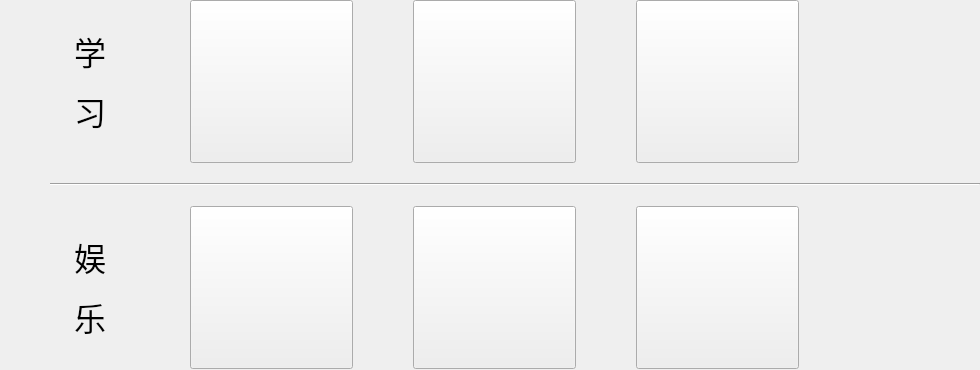
   <widget class="QWidget" name="widChose" native="true">
    <property name="geometry">
     <rect>
      <x>0</x>
      <y>170</y>
      <width>980</width>
      <height>370</height>
     </rect>
    </property>
    <property name="minimumSize">
     <size>
      <width>0</width>
      <height>370</height>
     </size>
    </property>
    <property name="maximumSize">
     <size>
      <width>16777215</width>
      <height>370</height>
     </size>
    </property>
    <layout class="QGridLayout" name="gridLayout">
     <property name="leftMargin">
      <number>50</number>
     </property>
     <property name="topMargin">
      <number>0</number>
     </property>
     <property name="rightMargin">
      <number>0</number>
     </property>
     <property name="bottomMargin">
      <number>0</number>
     </property>
     <property name="horizontalSpacing">
      <number>60</number>
     </property>
     <property name="verticalSpacing">
      <number>20</number>
     </property>
     <item row="4" column="1">
      <widget class="QPushButton" name="btnGames">
       <property name="minimumSize">
        <size>
         <width>163</width>
         <height>163</height>
        </size>
       </property>
       <property name="maximumSize">
        <size>
         <width>163</width>
         <height>163</height>
        </size>
       </property>
       <property name="cursor">
        <cursorShape>PointingHandCursor</cursorShape>
       </property>
       <property name="focusPolicy">
        <enum>Qt::NoFocus</enum>
       </property>
       <property name="text">
        <string/>
       </property>
      </widget>
     </item>
     <item row="4" column="2">
      <widget class="QPushButton" name="btnMusics">
       <property name="minimumSize">
        <size>
         <width>163</width>
         <height>163</height>
        </size>
       </property>
       <property name="maximumSize">
        <size>
         <width>163</width>
         <height>163</height>
        </size>
       </property>
       <property name="cursor">
        <cursorShape>PointingHandCursor</cursorShape>
       </property>
       <property name="focusPolicy">
        <enum>Qt::NoFocus</enum>
       </property>
       <property name="text">
        <string/>
       </property>
      </widget>
     </item>
     <item row="2" column="0">
      <widget class="QLabel" name="label_2">
       <property name="maximumSize">
        <size>
         <width>80</width>
         <height>16777215</height>
        </size>
       </property>
       <property name="font">
        <font>
         <family>楷体</family>
         <pointsize>24</pointsize>
         <weight>50</weight>
         <italic>false</italic>
         <bold>false</bold>
         <underline>false</underline>
         <strikeout>false</strikeout>
         <kerning>true</kerning>
        </font>
       </property>
       <property name="text">
        <string>&lt;html&gt;&lt;head/&gt;&lt;body&gt;&lt;p&gt;学&lt;/p&gt;&lt;p&gt;习&lt;/p&gt;&lt;/body&gt;&lt;/html&gt;</string>
       </property>
       <property name="alignment">
        <set>Qt::AlignCenter</set>
       </property>
      </widget>
     </item>
     <item row="2" column="2">
      <widget class="QPushButton" name="btnMath">
       <property name="minimumSize">
        <size>
         <width>163</width>
         <height>163</height>
        </size>
       </property>
       <property name="maximumSize">
        <size>
         <width>163</width>
         <height>163</height>
        </size>
       </property>
       <property name="cursor">
        <cursorShape>PointingHandCursor</cursorShape>
       </property>
       <property name="focusPolicy">
        <enum>Qt::NoFocus</enum>
       </property>
       <property name="text">
        <string/>
       </property>
      </widget>
     </item>
     <item row="3" column="0" colspan="5">
      <widget class="Line" name="line">
       <property name="autoFillBackground">
        <bool>false</bool>
       </property>
       <property name="frameShadow">
        <enum>QFrame::Sunken</enum>
       </property>
       <property name="lineWidth">
        <number>1</number>
       </property>
       <property name="midLineWidth">
        <number>0</number>
       </property>
       <property name="orientation">
        <enum>Qt::Horizontal</enum>
       </property>
      </widget>
     </item>
     <item row="4" column="0">
      <widget class="QLabel" name="label_3">
       <property name="maximumSize">
        <size>
         <width>80</width>
         <height>16777215</height>
        </size>
       </property>
       <property name="font">
        <font>
         <family>楷体</family>
         <pointsize>24</pointsize>
         <weight>50</weight>
         <italic>false</italic>
         <bold>false</bold>
         <underline>false</underline>
         <strikeout>false</strikeout>
         <kerning>true</kerning>
        </font>
       </property>
       <property name="text">
        <string>&lt;html&gt;&lt;head/&gt;&lt;body&gt;&lt;p&gt;娱&lt;/p&gt;&lt;p&gt;乐&lt;/p&gt;&lt;/body&gt;&lt;/html&gt;</string>
       </property>
       <property name="alignment">
        <set>Qt::AlignCenter</set>
       </property>
      </widget>
     </item>
     <item row="2" column="3">
      <widget class="QPushButton" name="btnEn">
       <property name="minimumSize">
        <size>
         <width>163</width>
         <height>163</height>
        </size>
       </property>
       <property name="maximumSize">
        <size>
         <width>163</width>
         <height>163</height>
        </size>
       </property>
       <property name="cursor">
        <cursorShape>PointingHandCursor</cursorShape>
       </property>
       <property name="focusPolicy">
        <enum>Qt::NoFocus</enum>
       </property>
       <property name="styleSheet">
        <string notr="true">qradialgradient:(spread:pad, cx:0.5, cy:0.5, radius:0.5, fx:0.5, fy:0.5, stop:0 rgba(0, 0, 0, 255), stop:0.19397 rgba(0, 0, 0, 255), stop:0.202312 rgba(122, 97, 0, 255), stop:0.495514 rgba(76, 58, 0, 255), stop:0.504819 rgba(255, 255, 255, 255), stop:0.79 rgba(255, 255, 255, 255), stop:1 rgba(255, 158, 158, 255))</string>
       </property>
       <property name="text">
        <string/>
       </property>
      </widget>
     </item>
     <item row="2" column="1">
      <widget class="QPushButton" name="btnCn">
       <property name="minimumSize">
        <size>
         <width>163</width>
         <height>163</height>
        </size>
       </property>
       <property name="maximumSize">
        <size>
         <width>163</width>
         <height>163</height>
        </size>
       </property>
       <property name="cursor">
        <cursorShape>PointingHandCursor</cursorShape>
       </property>
       <property name="focusPolicy">
        <enum>Qt::NoFocus</enum>
       </property>
       <property name="styleSheet">
        <string notr="true"/>
       </property>
       <property name="text">
        <string/>
       </property>
      </widget>
     </item>
     <item row="4" column="3">
      <widget class="QWidget" name="widget" native="true">
       <property name="minimumSize">
        <size>
         <width>163</width>
         <height>163</height>
        </size>
       </property>
       <property name="maximumSize">
        <size>
         <width>163</width>
         <height>163</height>
        </size>
       </property>
       <widget class="QLabel" name="labMovies">
        <property name="geometry">
         <rect>
          <x>0</x>
          <y>0</y>
          <width>163</width>
          <height>163</height>
         </rect>
        </property>
        <property name="text">
         <string/>
        </property>
       </widget>
       <widget class="QPushButton" name="btnMovies">
        <property name="geometry">
         <rect>
          <x>0</x>
          <y>0</y>
          <width>163</width>
          <height>163</height>
         </rect>
        </property>
        <property name="minimumSize">
         <size>
          <width>163</width>
          <height>163</height>
         </size>
        </property>
        <property name="maximumSize">
         <size>
          <width>163</width>
          <height>163</height>
         </size>
        </property>
        <property name="cursor">
         <cursorShape>PointingHandCursor</cursorShape>
        </property>
        <property name="focusPolicy">
         <enum>Qt::NoFocus</enum>
        </property>
        <property name="text">
         <string/>
        </property>
       </widget>
      </widget>
     </item>
    </layout>
   </widget>
